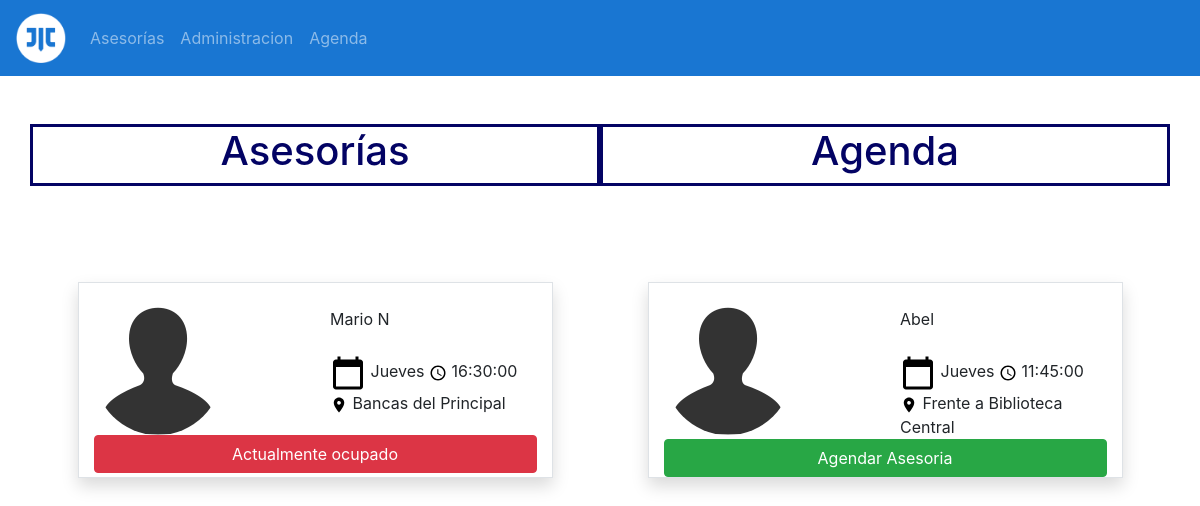
Page /source/tabla_asesores.php?nomMat=Quimica&idclass=3 on the committed database.
### tables this page shows
CREATE TABLE `sesiones` (
  `id_sesion` int(80) NOT NULL,
  `dia_semana` varchar(200) NOT NULL,
  `horario_sesion` time NOT NULL,
  `lugar_sesion` varchar(200) NOT NULL,
  `Estado` int(4) NOT NULL,
  `id_asesor` int(80) NOT NULL,
  `id_clase` int(80) NOT NULL
);

CREATE TABLE `asesor` (
  `id_asesor` int(80) NOT NULL,
  `nombre_asesor` varchar(200) NOT NULL,
  `celular_asesor` varchar(80) NOT NULL,
  `correo_asesor` varchar(200) NOT NULL,
  `carrera_asesor` varchar(200) NOT NULL,
  `semestre_asesor` int(80) NOT NULL,
  `contrasena_asesor` varchar(255) NOT NULL
);

### source/tabla_asesores.php (the view, shortened to what this page needs)
<!DOCTYPE html>
<html>
    <head>
        <link rel="stylesheet" type="text/css" href="../css/bootstrap.css">
        <link rel="stylesheet" type="text/css" href="../css_javerim/javerim_style.css">
    </head>
    <body>
   <nav class="navbar navbar-expand-lg navbar-dark" style="background-color: #1976D2;">
          <a class="navbar-brand" href="#">
            <img src="../img/iconos/javerim.ico" width="50" height="50" alt="javerin_ico">
          </a>
          <div class="collapse navbar-collapse" id="opciones">
            <ul class="navbar-nav">
              <li class="nav-item">
                <a class="nav-link " href="ver_asesorias.php">Asesorías</a>
              </li>
              <li class="nav-item">
                <a class="nav-link" href="Administracion.php">Administracion</a>
              </li>
              <li class="nav-item">
                <a class="nav-link" href="agenda.php">Agenda</a>
              </li>
            </ul>
          </div>
        </nav>
            <br><br>
            <div class="container">
                <div class="row">
                    <div class="col-6 titulo-nac text-center">
                        <a href="ver_asesorias.php"><h1 class="text-nac">Asesorías</h1></a>
                    </div>
                    <div class="col-6 titulo-nac text-center">
                        <a href="agenda.php"><h1 class="text-nac">Agenda</h1></a>
                    </div>
                </div>
            </div>
            <br><br>
            <div class="container-fluid">
        <?php
            $nombreMat = $_GET['nomMat'];
            $idclase = $_GET['idclass'];
            $servername = "localhost";
            $username = "root";
            $password = "";
            $dbname = "javerim";
            try {
            $conn = new PDO("mysql:host=$servername;dbname=$dbname", $username, $password);
            $conn->setAttribute(PDO::ATTR_ERRMODE, PDO::ERRMODE_EXCEPTION);
            $stmt = $conn->prepare("SELECT asesor.id_asesor, asesor.nombre_asesor, clase.nombre_asig, sesiones.dia_semana, sesiones.horario_sesion, sesiones.lugar_sesion, sesiones.Estado FROM `sesiones` INNER JOIN asesor ON sesiones.id_asesor=asesor.id_asesor INNER JOIN clase ON sesiones.id_clase= clase.id_asig WHERE clase.nombre_asig ='$nombreMat'");
            $stmt->execute();
            $resultado =$stmt->fetchAll();
            }
            catch(PDOException $e) {
                echo "Error: " . $e->getMessage();
            }
            ?>
            <div class="container">
                <div class="row justify-content-around">
                    <?php foreach ($resultado as $dato): ?>
                    <div class="col-md-5 mt-5 border shadow">
                        <br>
                        <div class="row justify-content-between">
                            <div class="col-4">
                                <img src="../img/iconos/contacts_3695.ico" class="rounded-circle" alt="photo">
                            </div>
                            <div class="col-6">
                                <b> </b> <?php echo $dato['nombre_asesor'] ?> <br>
                                <span class="fa fa-star"></span> <br>
                                <img src="../img/iconos/1x/baseline_calendar_today_black_18dp.png" alt="calendar">
                                <b> </b> <?php echo $dato['dia_semana'] ?>
                                <img src="../img/iconos/1x/baseline_query_builder_black_18dp.png" alt="calendar">
                                <b> </b> <?php echo $dato['horario_sesion'] ?> <br>
                                <img src="../img/iconos/1x/baseline_location_on_black_18dp.png" alt="calendar">
                                <b> </b> <?php echo $dato['lugar_sesion'] ?> <br>
                            </div>
                            <div class="col-12">
                                <?php if($dato['Estado'] != 1){ ?>
                                <button type='submit' class='btn btn-success btn-block' data-toggle="modal" data-target="#diag_conf"
                                    onclick="verDatos('<?php echo $dato['id_asesor']?>','<?php echo $idclase?>','<?php echo $dato['nombre_asesor']?>','<?php echo $dato['dia_semana'] ?>','<?php echo $dato['horario_sesion']?>','<?php echo $dato['lugar_sesion'] ?>', '<?php echo $nombreMat ?>')">
                                    Agendar Asesoria
                                </button>
                                <?php } else { ?>
                                    <button type='Button' class='btn btn-danger btn-block'>
                                    Actualmente ocupado
                                </button>
                                <?php } ?>
                            </div>
                        </div>
                    </div>
                    <?php endforeach ?>
                </div>
                <br>
            </div>
    </body>
</html>

### css_javerim/javerim_style.css (style rules this page uses)
.text-nac { color: rgb(3, 3, 100); }
.titulo-nac { border-style: solid; border-color: rgb(3, 3, 100); }
a:link { text-decoration: none; }

### rows in the picture
sesiones: id_asesor.nombre_asesor "Mario N", dia_semana "Jueves", horario_sesion "16:30:00", lugar_sesion "Bancas del Principal", Estado "Actualmente ocupado"
sesiones: id_asesor.nombre_asesor "Abel", dia_semana "Jueves", horario_sesion "11:45:00", lugar_sesion "Frente a Biblioteca Central"
